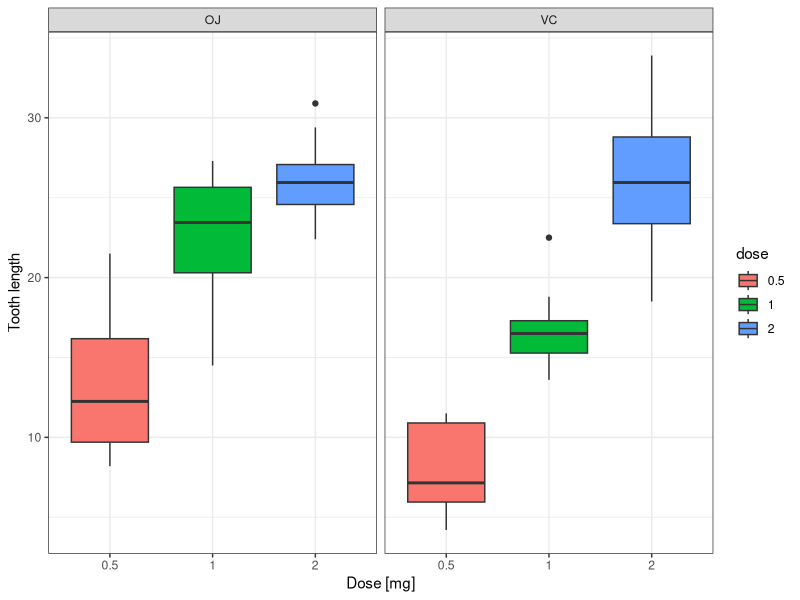

This chart was generated by the following R code:
## ---- chunk 1
library(datasets)
library(ggplot2)
data(ToothGrowth) 
## ---- chunk 2
head(ToothGrowth)
## ---- chunk 3
summary(ToothGrowth)
## ---- chunk 4
table(ToothGrowth$supp, ToothGrowth$dose)
## ---- chunk 5
ToothGrowth$dose <- as.factor(ToothGrowth$dose)
ggplot(ToothGrowth,aes(x=factor(dose),y=len,fill=dose)) + 
  geom_boxplot() +
  theme_bw() + 
  facet_wrap(~supp) +  
  scale_x_discrete("Dose [mg]") + 
  scale_y_continuous("Tooth length")
## ---- chunk 6
ToothDose1 <- subset(ToothGrowth, dose == 0.5)
ToothDose2 <- subset(ToothGrowth, dose == 1.0)
ToothDose3 <- subset(ToothGrowth, dose == 2.0)
## ---- chunk 7
t.test(len ~ supp, data = ToothGrowth)
## ---- chunk 8
t.test(len ~ supp, data = ToothDose1) ## dose = 0.5
## ---- chunk 9
t.test(len ~ supp, data = ToothDose2) ## dose = 1.0
## ---- chunk 10
t.test(len ~ supp, data = ToothDose3) ## dose = 2.0
